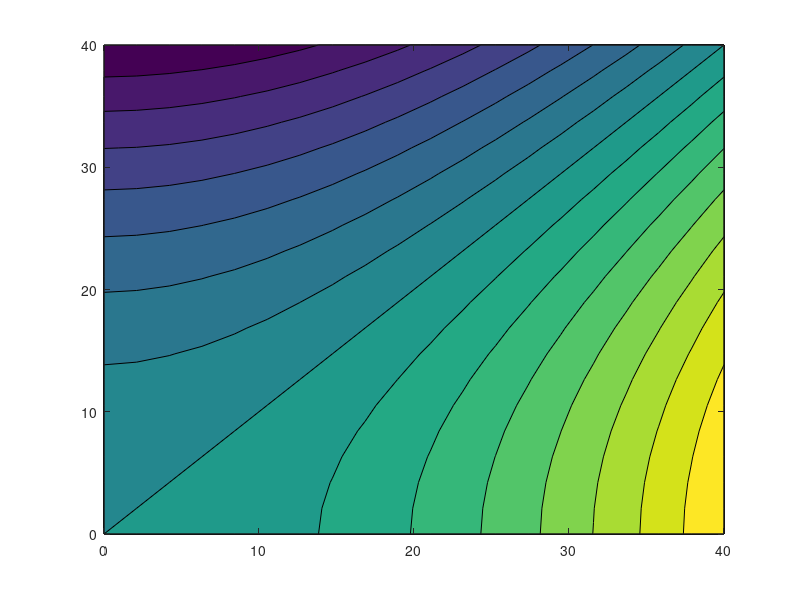

MATLAB code to generate this figure:
v_0 = 27.78;    % Startgeschwindigkeit 100 -> 0
v_1 = 0;        % Zielgeschwindigkeit

t = 2;          % Bremskraftentwicklungszeit (Durschlagzeit im Zug, Aufbauzeit

a = 0.2;          % Bremsverzögerung

st = 1;         % Steigung

g = 9.81;       % Fallbeschleunigung

s_b = (v_0 - v_1) * t + ((v_0 * v_0 - v_1 * v_1)/(2 * ((g * st/1000) + a))); % Bremsweg

disp(s_b);

% figure 1
x_1 = linspace(0, 40, 20);
y_1 = linspace(0, 40, 20);
[X_1,Y_1] = meshgrid(x_1, y_1);
Z_1 = (X_1 - Y_1) * t + ((X_1.^2 - Y_1.^2)/(2 * ((g * st/1000) + a)));
contourf(X_1,Y_1,Z_1,15)